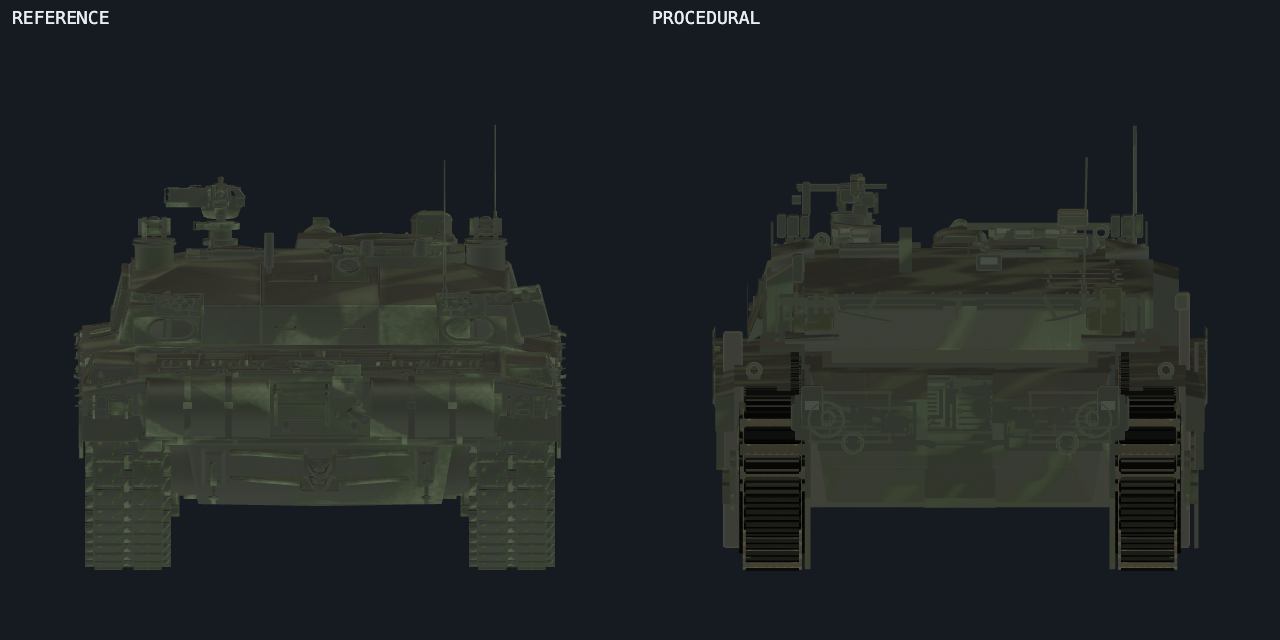
#> input picture shots/critic-challenger2-graduation/view-rear.png, 1280 x 640 px, found by its file name
$ python tmp-isu152-r5-baseline.py
#> lines starting #> are read from the running program, lines starting #| are printed output that depends on the picture
# TEMP (isu152 r5): baseline measurements for the six r5 orders on the
# OFFICIAL critic pairs (shots/critic-isu152/*.png). ITU-601 luma; bg
# discriminator max|px-0x151b20| > 13; proc pane = ref pane x + 640.
from PIL import Image

D = 'shots/critic-isu152/'


def luma(p):
    return 0.299 * p[0] + 0.587 * p[1] + 0.114 * p[2]


def nonbg(p):
    return max(abs(p[0] - 0x15), abs(p[1] - 0x1b), abs(p[2] - 0x20)) > 13


def rowspan(px, y, x0, x1):
    xs = [X for X in range(x0, x1) if nonbg(px[X, y])]
    return (min(xs), max(xs), len(xs)) if xs else None


print('=== ORDER 1a: view-rear crest rows (ref vs proc widths) ===')
vr = Image.open(D + 'view-rear.png').convert('RGB')
px = vr.load()
for y in range(118, 165, 2):
    r = rowspan(px, y, 0, 640)
    p = rowspan(px, y, 640, 1280)
    rw = (r[1] - r[0] + 1) if r else 0
    pw = (p[1] - p[0] + 1) if p else 0
    print(f'  row {y}: ref w {rw:3d} [{r[0] if r else 0:3d},{r[1] if r else 0:3d}]  '
          f'proc w {pw:3d} [{(p[0]-640) if p else 0:3d},{(p[1]-640) if p else 0:3d}]  ratio {pw/max(1,rw):.2f}')
#> this loop made 24 passes
#> (r, p, rw, pw) on passes 5 to 16: ((494, 495, 2), (1133, 1136, 4), 2, 4), ((494, 495, 2), (1133, 1136, 4), 2, 4), ((494, 495, 2), (1133, 1136, 4), 2, 4), ((494, 495, 2), (1133, 1136, 4), 2, 4), ((494, 495, 2), (1133, 1136, 4), 2, 4), ((494, 495, 2), (1133, 1136, 4), 2, 4), ((494, 495, 2), (1133, 1136, 4), 2, 4), ((494, 495, 2), (1133, 1136, 4), 2, 4), ((494, 495, 2), (1133, 1136, 4), 2, 4), ((494, 495, 2), (1133, 1136, 4), 2, 4), ((494, 495, 2), (1133, 1136, 4), 2, 4), ((494, 495, 2), (1133, 1136, 4), 2, 4)
#> (rw, pw) on passes 1 to 4: (0, 0), (0, 0), (0, 0), (0, 0)
#|   row 118: ref w   0 [  0,  0]  proc w   0 [  0,  0]  ratio 0.00
#|   row 120: ref w   0 [  0,  0]  proc w   0 [  0,  0]  ratio 0.00
#|   row 122: ref w   0 [  0,  0]  proc w   0 [  0,  0]  ratio 0.00
#|   row 124: ref w   0 [  0,  0]  proc w   0 [  0,  0]  ratio 0.00
#|   row 126: ref w   2 [494,495]  proc w   4 [493,496]  ratio 2.00
#|   row 128: ref w   2 [494,495]  proc w   4 [493,496]  ratio 2.00
#|   row 130: ref w   2 [494,495]  proc w   4 [493,496]  ratio 2.00
#|   row 132: ref w   2 [494,495]  proc w   4 [493,496]  ratio 2.00
#> (further printed lines are left out)

print('=== ORDER 1a2: view-rear casemate wall rows (the trapezoid) ===')
for y in range(170, 330, 10):
    r = rowspan(px, y, 0, 640)
    p = rowspan(px, y, 640, 1280)
    rw = (r[1] - r[0] + 1) if r else 0
    pw = (p[1] - p[0] + 1) if p else 0
    print(f'  row {y}: ref w {rw:3d} [{r[0] if r else 0:3d},{r[1] if r else 0:3d}]  '
          f'proc w {pw:3d} [{(p[0]-640) if p else 0:3d},{(p[1]-640) if p else 0:3d}]  ratio {pw/max(1,rw):.2f}')
#> this loop made 16 passes
#> (r, p, rw, pw) on passes 1 to 12: ((444, 495, 3), (1085, 1136, 7), 52, 52), ((218, 495, 9), (850, 1136, 21), 278, 287), ((164, 495, 78), (798, 1136, 73), 332, 339), ((164, 495, 85), (792, 1136, 67), 332, 345), ((201, 495, 47), (802, 1136, 74), 295, 335), ((138, 501, 140), (777, 1142, 151), 364, 366), ((138, 501, 160), (771, 1147, 278), 364, 377), ((133, 506, 291), (771, 1147, 318), 374, 377), ((135, 504, 357), (771, 1148, 378), 370, 378), ((131, 506, 376), (768, 1152, 372), 376, 385), ((121, 512, 392), (765, 1178, 414), 392, 414), ((119, 515, 397), (758, 1178, 421), 397, 421)
#|   row 170: ref w  52 [444,495]  proc w  52 [445,496]  ratio 1.00
#|   row 180: ref w 278 [218,495]  proc w 287 [210,496]  ratio 1.03
#|   row 190: ref w 332 [164,495]  proc w 339 [158,496]  ratio 1.02
#|   row 200: ref w 332 [164,495]  proc w 345 [152,496]  ratio 1.04
#|   row 210: ref w 295 [201,495]  proc w 335 [162,496]  ratio 1.14
#|   row 220: ref w 364 [138,501]  proc w 366 [137,502]  ratio 1.01
#|   row 230: ref w 364 [138,501]  proc w 377 [131,507]  ratio 1.04
#|   row 240: ref w 374 [133,506]  proc w 377 [131,507]  ratio 1.01
#> (further printed lines are left out)

print('=== ORDER 1b: view-rear ref drum circle zone (95-170, 215-330) ===')
# characterize the ref circle: dark ring / bright center rows
for y in range(215, 335, 10):
    seg = [X for X in range(80, 190) if nonbg(px[X, y])]
    if seg:
        vals = sorted(luma(px[X, y]) for X in seg)
        print(f'  row {y}: x [{min(seg)},{max(seg)}] n {len(seg)} p50 {vals[len(vals)//2]:.0f}')
#> this loop made 12 passes
#|   row 225: x [138,170] n 33 p50 59
#|   row 235: x [141,166] n 26 p50 59
#|   row 245: x [134,174] n 41 p50 58
#|   row 255: x [135,189] n 55 p50 54
#|   row 265: x [122,189] n 68 p50 58
#|   row 275: x [120,189] n 70 p50 55
#|   row 285: x [118,189] n 72 p50 47
#|   row 295: x [115,189] n 75 p50 56
#> (further printed lines are left out)

print('=== view-rear pane bboxes (mapping anchors) ===')


def bbox(im, xoff):
#> called with xoff = 0
    p = im.load()
    minx, maxx, miny, maxy = 10**9, -1, 10**9, -1
    for X in range(xoff, xoff + 640):
        for Y in range(30, 640):
            if nonbg(p[X, Y]):
                minx = min(minx, X)
                maxx = max(maxx, X)
                miny = min(miny, Y)
                maxy = max(maxy, Y)
    return minx, maxx, miny, maxy


rb = bbox(vr, 0)
#> rb = (73, 566, 125, 569)
pb = bbox(vr, 640)
#> pb = (712, 1207, 125, 570)
print(f'  ref bbox x[{rb[0]},{rb[1]}] y[{rb[2]},{rb[3]}]  proc x[{pb[0]-640},{pb[1]-640}] y[{pb[2]},{pb[3]}]')
#|   ref bbox x[73,566] y[125,569]  proc x[72,567] y[125,570]

print('=== ORDER 2b: view-top intake cells (proc x250-290/x350-385, y160-225 pane-local) ===')
vt = Image.open(D + 'view-top.png').convert('RGB')
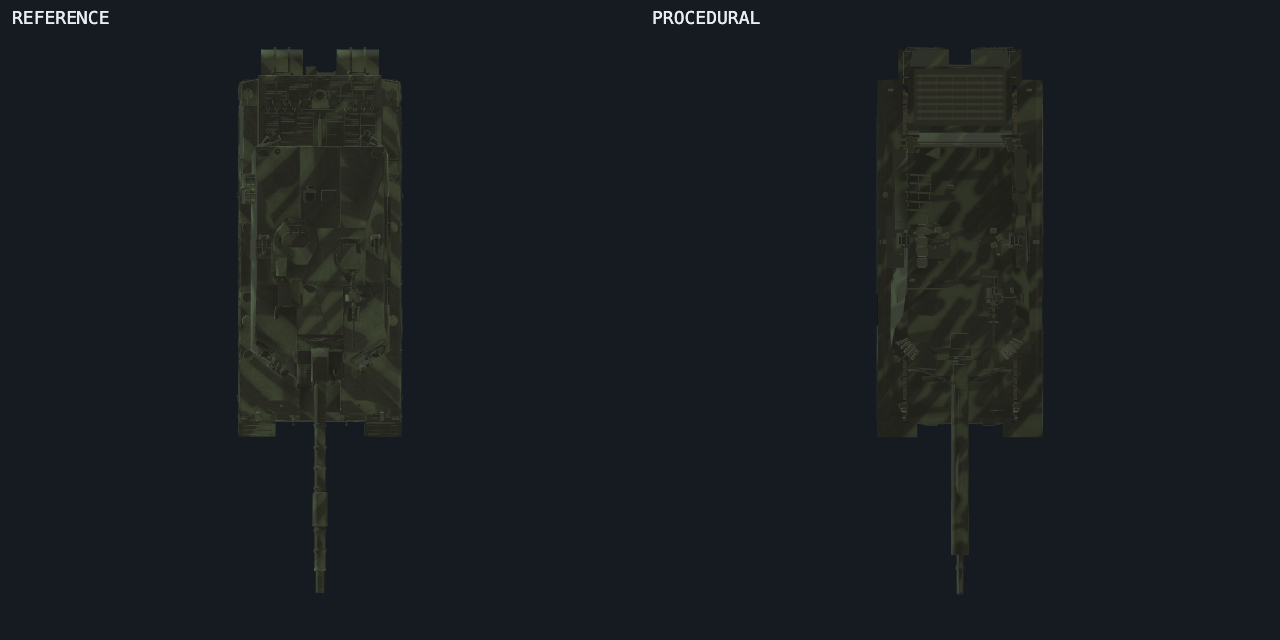
#> input picture shots/critic-challenger2-graduation/view-top.png, 1280 x 640 px, found by its file name


def stats(im, x0, y0, x1, y1, dk=70):
    p = im.load()
    vals, sky, tot, dark = [], 0, 0, 0
    for X in range(x0, x1):
        for Y in range(y0, y1):
            tot += 1
            if nonbg(p[X, Y]):
                v = luma(p[X, Y])
                vals.append(v)
                if v < dk:
                    dark += 1
            else:
                sky += 1
    vals.sort()
    n = len(vals)
    if not n:
        return {'n': 0, 'sky%': round(100 * sky / tot, 1)}
    q = lambda f: vals[min(n - 1, int(n * f))]
    return {'n': n, 'sky%': round(100 * sky / tot, 1), 'dark%': round(100 * dark / tot, 1),
            'p05': round(q(.05), 1), 'p25': round(q(.25), 1), 'p50': round(q(.5), 1),
            'p75': round(q(.75), 1), 'p95': round(q(.95), 1), 'iqr': round(q(.75) - q(.25), 1)}


for tag, x0, x1 in (('procL', 640 + 250, 640 + 290), ('procR', 640 + 350, 640 + 385)):
    print(f'  {tag} cells rect: {stats(vt, x0, 160, x1, 225)}')
#> this loop made 2 passes
#|   procL cells rect: {'n': 1913, 'sky%': 26.4, 'dark%': 73.6, 'p05': 35.3, 'p25': 39.6, 'p50': 43.4, 'p75': 48.5, 'p95': 52.0, 'iqr': 8.9}
#|   procR cells rect: {'n': 997, 'sky%': 56.2, 'dark%': 43.8, 'p05': 34.9, 'p25': 38.8, 'p50': 41.1, 'p75': 41.2, 'p95': 54.1, 'iqr': 2.4}
# ref same zone: ref pane cells at?? measure both candidate bands
for tag, x0, x1 in (('refL', 250, 290), ('refR', 350, 385)):
    print(f'  {tag} rect: {stats(vt, x0, 160, x1, 225)}')

print('=== ORDER 2c: ref louver band view-top (300-340, 150-230) ===')
print(f'  ref louver rect: {stats(vt, 300, 150, 340, 230)}')
#|   ref louver rect: {'n': 3088, 'sky%': 3.5, 'dark%': 96.5, 'p05': 35.3, 'p25': 36.3, 'p50': 38.0, 'p75': 41.5, 'p95': 60.0, 'iqr': 5.2}
print(f'  proc same rect: {stats(vt, 640 + 300, 150, 640 + 340, 230)}')
#|   proc same rect: {'n': 2016, 'sky%': 37.0, 'dark%': 63.0, 'p05': 34.9, 'p25': 37.4, 'p50': 44.4, 'p75': 47.9, 'p95': 48.9, 'iqr': 10.5}
# row profile of the ref louver band (see the slat pitch)
pxt = vt.load()
for y in range(150, 232, 3):
    vals = [luma(pxt[X, y]) for X in range(302, 338) if nonbg(pxt[X, y])]
    if vals:
        vals.sort()
        print(f'    ref row {y}: p50 {vals[len(vals)//2]:.0f} min {vals[0]:.0f}')
#> this loop made 28 passes
#|     ref row 150: p50 42 min 35
#|     ref row 153: p50 41 min 36
#|     ref row 156: p50 42 min 35
#|     ref row 159: p50 41 min 35
#|     ref row 162: p50 39 min 35
#|     ref row 165: p50 38 min 36
#|     ref row 168: p50 38 min 35
#|     ref row 171: p50 38 min 35
#> (further printed lines are left out)

print('=== ORDER 3a: view-left window band rect x150-262 y366-384 ===')
vl = Image.open(D + 'view-left.png').convert('RGB')
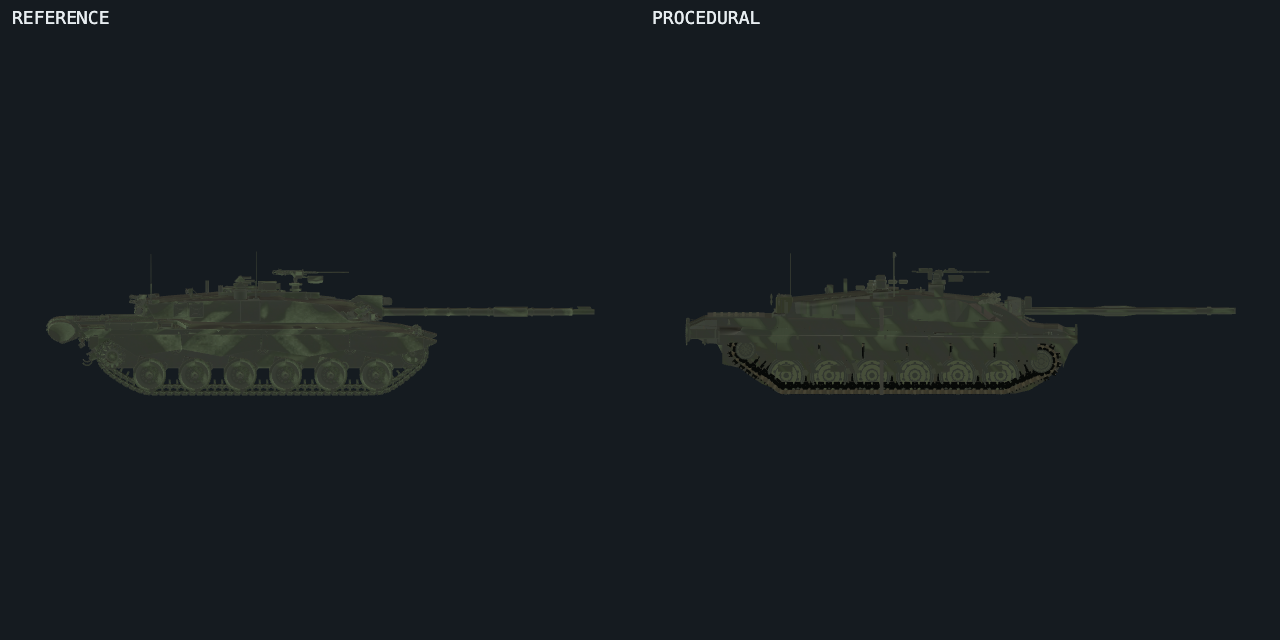
#> input picture shots/critic-challenger2-graduation/view-left.png, 1280 x 640 px, found by its file name
r = stats(vl, 150, 366, 262, 384, dk=45)
#> r = 9 items
p = stats(vl, 640 + 150, 366, 640 + 262, 384, dk=45)
#> p = 9 items
print(f'  ref : {r}')
#|   ref : {'n': 1567, 'sky%': 22.3, 'dark%': 1.2, 'p05': 51.3, 'p25': 53.9, 'p50': 57.0, 'p75': 61.5, 'p95': 74.4, 'iqr': 7.6}
print(f'  proc: {p}')
#|   proc: {'n': 1978, 'sky%': 1.9, 'dark%': 8.8, 'p05': 8.3, 'p25': 51.6, 'p50': 57.6, 'p75': 68.5, 'p95': 73.2, 'iqr': 16.9}
print(f'  ref dark+sky {r["sky%"] + r.get("dark%", 0):.1f}%  proc {p["sky%"] + p.get("dark%", 0):.1f}%')
#|   ref dark+sky 23.5%  proc 10.7%

print('=== ORDER 3d: y396 row dark fraction (view-left) ===')
pxl = vl.load()
for row_y in (394, 395, 396, 397, 398):
    for tag, off in (('ref', 0), ('proc', 640)):
        seg = [luma(pxl[X, row_y]) for X in range(off + 46, off + 600) if nonbg(pxl[X, row_y])]
        if seg:
            dk_n = sum(1 for v in seg if v < 70)
            seg.sort()
            print(f'  {tag} y{row_y}: n {len(seg)} dark(<70) {100*dk_n/len(seg):.1f}% p50 {seg[len(seg)//2]:.1f}')
#> this loop made 5 passes
#|   ref y394: n 239 dark(<70) 100.0% p50 56.0
#|   proc y394: n 21 dark(<70) 100.0% p50 42.0
#|   ref y395: n 150 dark(<70) 100.0% p50 44.3

print('=== ORDER 3b: close-front ball zone ===')
cf = Image.open(D + 'close-front.png').convert('RGB')
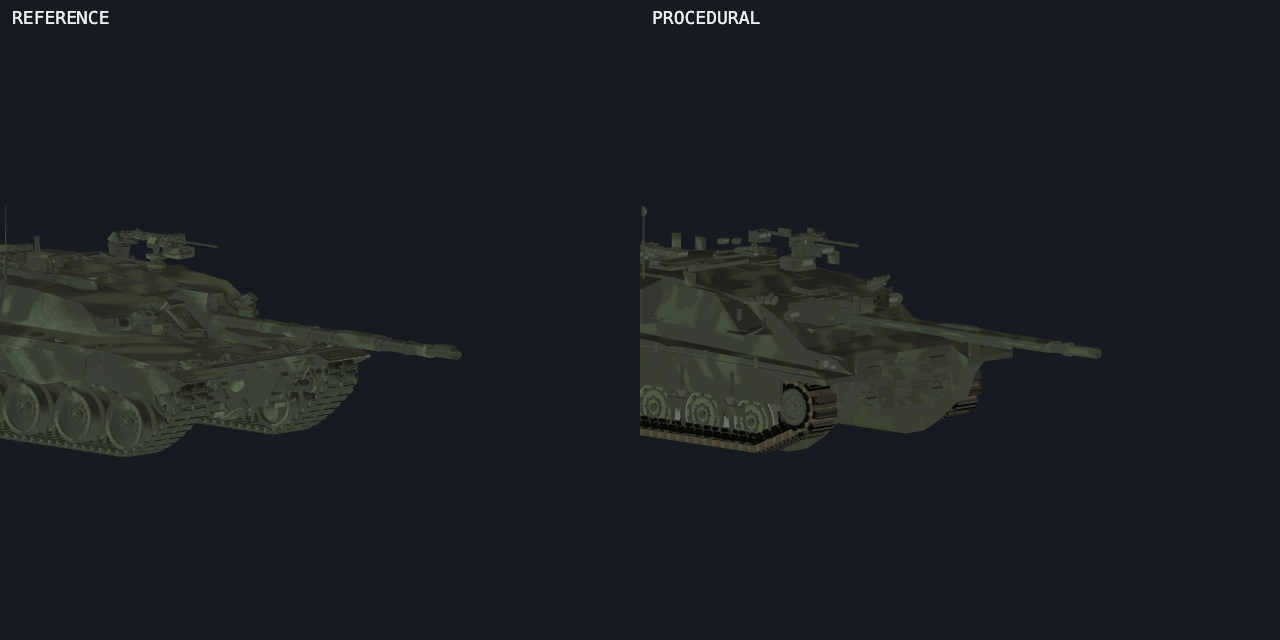
#> input picture shots/critic-challenger2-graduation/close-front.png, 1280 x 640 px, found by its file name
print(f'  ref ball rect (180-260,240-330):  {stats(cf, 180, 240, 260, 330)}')
#|   ref ball rect (180-260,240-330):  {'n': 4144, 'sky%': 42.4, 'dark%': 54.5, 'p05': 39.9, 'p25': 49.1, 'p50': 59.1, 'p75': 62.5, 'p95': 70.5, 'iqr': 13.4}
print(f'  proc collar rect (230-320,255-310): {stats(cf, 640 + 230, 255, 640 + 320, 310)}')
#|   proc collar rect (230-320,255-310): {'n': 815, 'sky%': 83.5, 'dark%': 15.3, 'p05': 34.9, 'p25': 43.5, 'p50': 52.0, 'p75': 60.1, 'p95': 71.6, 'iqr': 16.6}
print(f'  proc ball-target rect (230-320,255-345): {stats(cf, 640 + 230, 255, 640 + 320, 345)}')
#|   proc ball-target rect (230-320,255-345): {'n': 3185, 'sky%': 60.7, 'dark%': 37.3, 'p05': 35.2, 'p25': 41.8, 'p50': 48.4, 'p75': 60.5, 'p95': 70.2, 'iqr': 18.6}

print('=== ORDER 3c: view-right curl horn ref (560-595, 320-355) ===')
vrt = Image.open(D + 'view-right.png').convert('RGB')
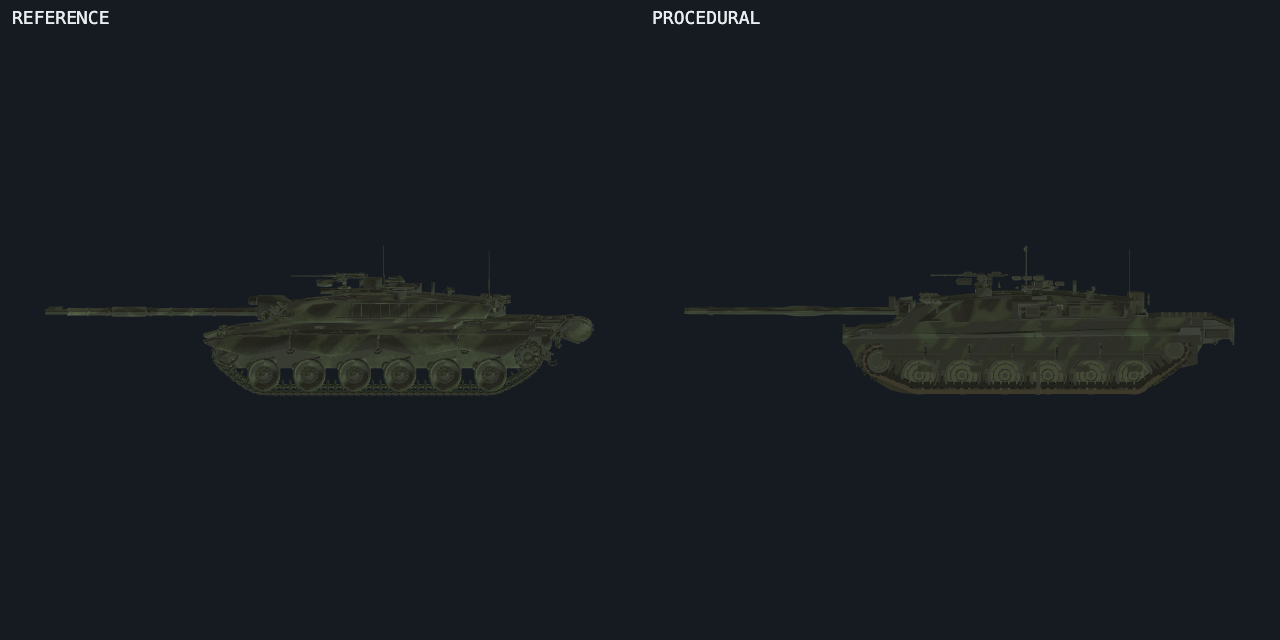
#> input picture shots/critic-challenger2-graduation/view-right.png, 1280 x 640 px, found by its file name
print(f'  ref horn rect : {stats(vrt, 560, 320, 595, 355)}')
print(f'  proc same rect: {stats(vrt, 640 + 560, 320, 640 + 595, 355)}')
pxr = vrt.load()
for y in range(316, 360, 4):
    seg = [X for X in range(548, 610) if nonbg(pxr[X, y])]
    if seg:
        print(f'    ref row {y}: x[{min(seg)},{max(seg)}]')
#> this loop made 11 passes
#> seg on passes 8 to 11: [548, 549, 550, 551, 555, 556, 557, 558, 559, 560, 561], [548, 549, 550, 559], [548, 549, 550], [548, 549, 550]

print('=== ORDER 3e: close-roof R-cupola top (proc 920-955, 85-115) ===')
cr = Image.open(D + 'close-roof.png').convert('RGB')
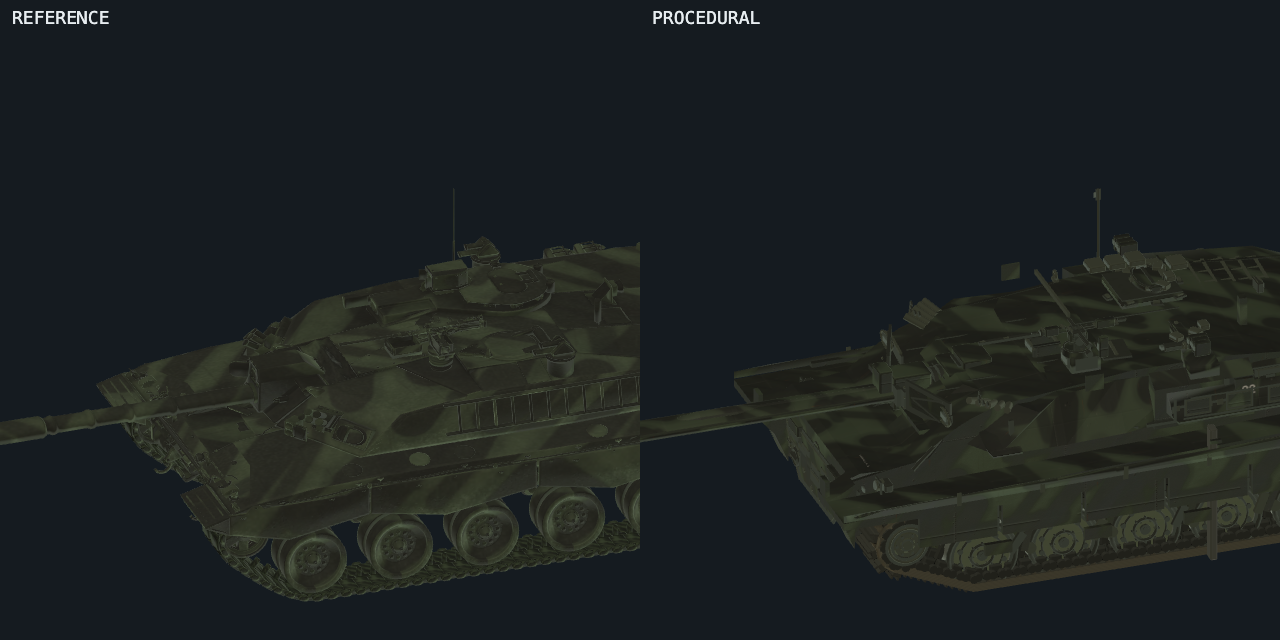
#> input picture shots/critic-challenger2-graduation/close-roof.png, 1280 x 640 px, found by its file name
print(f'  proc cupola-top rect: {stats(cr, 640 + 280, 85, 640 + 315, 115)}')
print(f'  ref same rect      : {stats(cr, 280, 85, 315, 115)}')

print('=== ORDER 3f: stern descent teeth (view-left tail wrap) ===')


def zx(z):
    return int(round(46 + (z + 3.407) * 60.2))


for tag, off in (('ref', 0), ('proc', 640)):
    outs = []
    for i in range(9):
        z = -3.35 + i * 0.05
        X = off + zx(z)
        br = next((Y for Y in range(vl.size[1] - 1, 300, -1) if nonbg(pxl[X, Y])), None)
        outs.append(f'{z:+.2f}:{(399-br)/60.2:.2f}' if br else f'{z:+.2f}:-')
    print(f'  {tag} tail bottoms: ' + ' '.join(outs))
